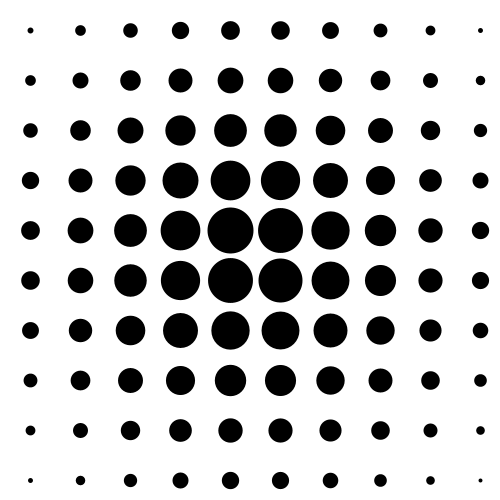
Frame 1 (no input)
Frame 60 (the mouse pressed at the canvas centre just before this capture): identical to frame 1, image omitted
Frame 120 (the mouse held since frame 60 and released just before this capture): identical to frame 1, image omitted

The Processing sketch that drew this single still picture (run headless with seeded random() and noise(); from frame 60 on, the mouse is pressed at the canvas centre):

// Processing sketch: forforPointGrid
// ── forforPointGrid.pde
void setup() {
  size(500, 500);
  strokeWeight(15);
}

void draw() {
  background(255);
  float maxD = dist(width/2, height/2, 0, 0);
  for (int x=30; x < width; x=x+50) {
    for (int y=30; y < height; y=y+50) {
      float d = dist(width/2, height/2, x, y);
      float s = map(d, 0, maxD, 50, 0);
      strokeWeight(s);
      point(x, y);
    }
  }
}
